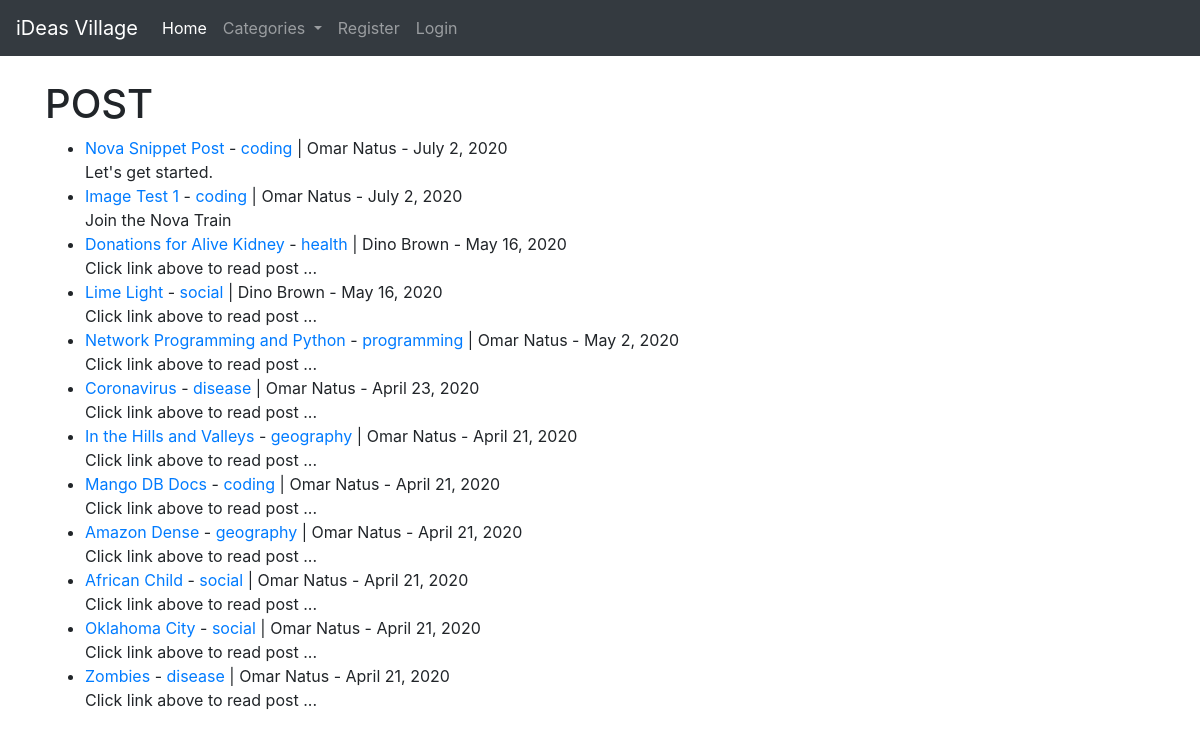
The page / on the database its author committed.
### blog/models.py (models this page shows, shortened)
class Post(models.Model):
    title = models.CharField(max_length=255)
    header_image = models.ImageField(null=True, blank=True, upload_to='img/')
    title_tag = models.CharField(max_length=255)
    author = models.ForeignKey(User, on_delete=models.CASCADE)
    body = RichTextField(blank=True, null=True)
    post_date = models.DateField(auto_now_add=True)
    category = models.CharField(max_length=255, default='coding')
    snippet = models.CharField(max_length=255)
    likes = models.ManyToManyField(User, related_name='blog_posts')

### blog/views.py (the view)
# urls.py: path('', HomeView.as_view(), name='home'),
class HomeView(ListView):
    model = Post
    template_name = 'home.html'
    ordering = ['-post_date']
    def get_context_data(self, *args, **kwargs):
        cat_menu = Category.objects.all()
        context = super(HomeView, self).get_context_data(*args, **kwargs)
        context['cat_menu'] = cat_menu
        return context

### blog/models.py (called while the page is built)
    def __str__(self):
        return self.name

### blog/templates/home.html
{% extends 'base.html' %}
{% block content %}
<h1>POST</h1>
<ul>
    {% for post in object_list %}
        <li>
            <a href="{% url 'article-detail' post.pk %}">{{ post.title }}</a> -
            <a href="{% url 'category' post.category|slugify %}">{{ post.category }}</a> |
            {{ post.author.first_name }}
            {{ post.author.last_name }} -
            {{ post.post_date }}
            <br>
            {{ post.snippet }}
        </li>
    {% endfor %}
</ul>
{% endblock %}

### blog/templates/base.html (shortened to what this page needs)
{% load static %}
<!doctype html>
<html lang="en">
  <head>
   <link rel="stylesheet" href="https://stackpath.bootstrapcdn.com/bootstrap/4.4.1/css/bootstrap.min.css"
>
  </head>
  <body>
  {% include 'nav.html' %}
  <br>
  <div class="container">
      {% block content %}
      {% endblock %}
  </div>
  </body>
</html>

### blog/templates/nav.html (shortened to what this page needs)
<nav class="navbar navbar-expand-lg navbar-dark bg-dark">
  <a class="navbar-brand" href="{% url 'home' %}">iDeas Village</a>
  <div class="collapse navbar-collapse" id="navbarSupportedContent">
    <ul class="navbar-nav mr-auto">
      <li class="nav-item active">
        <a class="nav-link" href="{% url 'home' %}">Home <span class="sr-only">(current)</span></a>
      </li>
      {% if cat_menu %}
        <li class="nav-item dropdown">
          <a class="nav-link dropdown-toggle" href="{% url 'category-list' %}" id="navbarDropdown" role="button" data-toggle="dropdown" aria-haspopup="true" aria-expanded="false">
            Categories
          </a>
        </li>
      {% else %}
        <li class="nav-item">
          <a class="nav-link" href="{% url 'category-list' %}">Categories</a>
        </li>
      {% endif %}
      {% if user.is_authenticated %}
        <li class="nav-item">
          <a class="nav-link" href="{% url 'add-post' %}">Add Post</a>
        </li>
        <li class="nav-item">
          <a class="nav-link" href="{% url 'add-category' %}">Add Category</a>
        </li>
        <li class="nav-item dropdown">
          <a class="nav-link dropdown-toggle" href="{% url 'category-list' %}" id="navbarDropdown" role="button" data-toggle="dropdown" aria-haspopup="true" aria-expanded="false">
            Profile
          </a>
          <div class="dropdown-menu" aria-labelledby="navbarDropdown">
              <a class="dropdown-item" href="{% url 'show-profile-page' user.profile.id %}">Show Profile Page</a>
              <a class="dropdown-item" href="{% url 'edit-profile-page' user.profile.id %}">Edit Profile Page</a>
              <a class="dropdown-item" href="{% url 'edit-profile-settings' %}">Edit Settings</a>
          </div>
        </li>
        <li class="nav-item">
          <a class="nav-link" href="{% url 'logout' %}">Logout</a>
        </li>
      {% else %}
        <li class="nav-item">
          <a class="nav-link" href="{% url 'register' %}">Register</a>
        </li>
        <li class="nav-item">
          <a class="nav-link" href="{% url 'login' %}">Login</a>
        </li>
      {% endif %}
    </ul>
  </div>
</nav>

### rows shown on the page
Post: title "Nova Snippet Post", category "coding", author.first_name "Omar", author.last_name "Natus", post_date "July 2, 2020", snippet "Let's get started."
Post: title "Image Test 1", category "coding", author.first_name "Omar", author.last_name "Natus", post_date "July 2, 2020", snippet "Join the Nova Train"
Post: title "Donations for Alive Kidney", category "health", author.first_name "Dino", author.last_name "Brown", post_date "May 16, 2020", snippet "Click link above to read post ..."
Post: title "Lime Light", category "social", author.first_name "Dino", author.last_name "Brown", post_date "May 16, 2020", snippet "Click link above to read post ..."
Post: title "Network Programming and Python", category "programming", author.first_name "Omar", author.last_name "Natus", post_date "May 2, 2020", snippet "Click link above to read post ..."
Post: title "Coronavirus", category "disease", author.first_name "Omar", author.last_name "Natus", post_date "April 23, 2020", snippet "Click link above to read post ..."
Post: title "In the Hills and Valleys", category "geography", author.first_name "Omar", author.last_name "Natus", post_date "April 21, 2020", snippet "Click link above to read post ..."
Post: title "Mango DB Docs", category "coding", author.first_name "Omar", author.last_name "Natus", post_date "April 21, 2020", snippet "Click link above to read post ..."
Post: title "Amazon Dense", category "geography", author.first_name "Omar", author.last_name "Natus", post_date "April 21, 2020", snippet "Click link above to read post ..."
Post: title "African Child", category "social", author.first_name "Omar", author.last_name "Natus", post_date "April 21, 2020", snippet "Click link above to read post ..."
Post: title "Oklahoma City", category "social", author.first_name "Omar", author.last_name "Natus", post_date "April 21, 2020", snippet "Click link above to read post ..."
Post: title "Zombies", category "disease", author.first_name "Omar", author.last_name "Natus", post_date "April 21, 2020", snippet "Click link above to read post ..."
